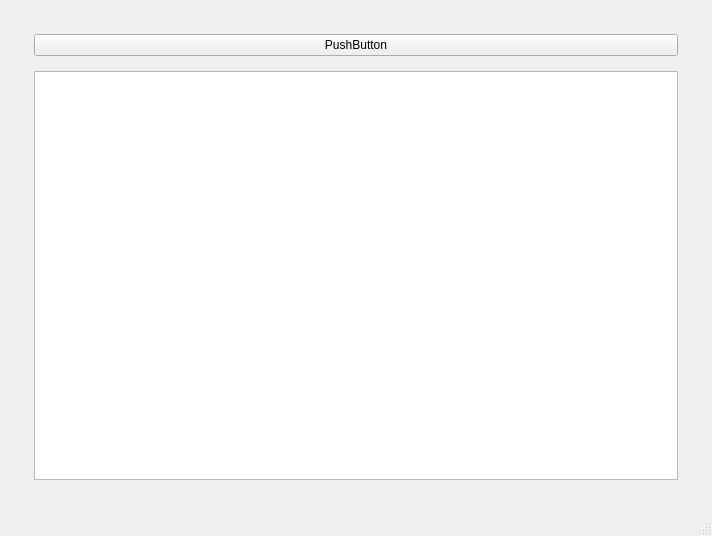
<?xml version="1.0" encoding="UTF-8"?>
<ui version="4.0">
 <class>MainWindow</class>
 <widget class="QMainWindow" name="MainWindow">
  <property name="geometry">
   <rect>
    <x>0</x>
    <y>0</y>
    <width>712</width>
    <height>536</height>
   </rect>
  </property>
  <property name="windowTitle">
   <string>MainWindow</string>
  </property>
  <widget class="QWidget" name="centralwidget">
   <layout class="QVBoxLayout" name="verticalLayout_2">
    <item>
     <layout class="QVBoxLayout" name="verticalLayout" stretch="1,9">
      <property name="spacing">
       <number>15</number>
      </property>
      <property name="leftMargin">
       <number>25</number>
      </property>
      <property name="topMargin">
       <number>25</number>
      </property>
      <property name="rightMargin">
       <number>25</number>
      </property>
      <property name="bottomMargin">
       <number>25</number>
      </property>
      <item>
       <widget class="QPushButton" name="back_button">
        <property name="text">
         <string>PushButton</string>
        </property>
       </widget>
      </item>
      <item>
       <widget class="QListWidget" name="list_widget"/>
      </item>
     </layout>
    </item>
   </layout>
  </widget>
  <widget class="QMenuBar" name="menubar">
   <property name="geometry">
    <rect>
     <x>0</x>
     <y>0</y>
     <width>712</width>
     <height>26</height>
    </rect>
   </property>
  </widget>
  <widget class="QStatusBar" name="statusbar"/>
 </widget>
 <resources/>
 <connections/>
</ui>
